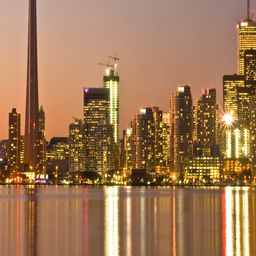
#> input picture DFT-prac/Online-DFT_FFT-A1_A2/images/skyline256.png, 256 x 256 px, found by its file name
$ python b5_ideal_filter.py --image images/skyline256.png --radius 20 --engine fft
#> lines starting #> are read from the running program, lines starting #| are printed output that depends on the picture
### DFT-prac/Online-DFT_FFT-A1_A2/image_utils.py
"""
image_utils.py  --  PROVIDED. Do not modify.

Image loading/saving, blur-kernel construction and comparison figures for
Task B. Treat it as a black box: no transform, no convolution and no padding
logic lives in here.

Interface
---------
    img    = load_image(path, as_gray=False)   -> float array in [0, 1]
    save_image(img, path)
    k      = make_kernel("bokeh", radius=9)    -> 2D float array, sums to 1
    save_comparison([a, b], ["original", "blurred"], "out/compare.png")
"""

import os

import matplotlib

matplotlib.use("Agg")
import matplotlib.pyplot as plt  # noqa: E402
import numpy as np  # noqa: E402
from PIL import Image  # noqa: E402


def load_image(path, as_gray=False):
    """
    Load an image as floating point intensities in [0, 1].

    Parameters
    ----------
    path : str
    as_gray : bool
        If True, return a 2D array of shape (H, W). Otherwise return a 3D
        array of shape (H, W, 3) holding R, G, B planes -- in that case your
        convolution must be applied to each colour plane separately.

    Returns
    -------
    numpy.ndarray of float64
    """
#> called with path = 'DFT-prac/images/skyline256.png', as_gray = True
    img = Image.open(path)
#> img is the input picture: PIL image 256x256 RGB; mean R, G, B 160.3, 120.2, 84.7
    img = img.convert("L" if as_gray else "RGB")
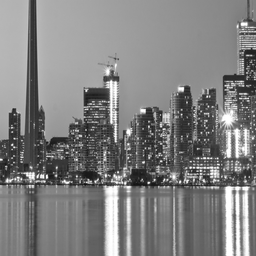
#> img: PIL image 256x256 L; min 17, max 255, mean 128.2
    return np.asarray(img, dtype=np.float64) / 255.0


def save_image(array, path):
    """
    Save a float array in [0, 1] (values outside are clipped) as an 8-bit PNG.

    Accepts shape (H, W) for grayscale or (H, W, 3) for colour.
    """
    parent = os.path.dirname(os.path.abspath(path))
    if parent:
        os.makedirs(parent, exist_ok=True)
    data = np.clip(np.asarray(array, dtype=np.float64), 0.0, 1.0)
    data = np.rint(data * 255.0).astype(np.uint8)
    mode = "L" if data.ndim == 2 else "RGB"
    Image.fromarray(data, mode=mode).save(path)
    return path


# [86 lines left out: function make_kernel, not called in this run]


def save_comparison(images, titles, out_path, suptitle=None):
    """
    Save a row of images side by side with titles, for the report.

    Parameters
    ----------
    images : list of numpy arrays
        Each (H, W) or (H, W, 3), float in [0, 1]. They may differ in size.
    titles : list of str
        One per image.
    out_path : str
    suptitle : str, optional
    """
    if len(images) != len(titles):
        raise ValueError("save_comparison: images and titles differ in length")
    parent = os.path.dirname(os.path.abspath(out_path))
    if parent:
        os.makedirs(parent, exist_ok=True)

    n = len(images)
    fig, axes = plt.subplots(1, n, figsize=(4.2 * n, 4.4), dpi=140)
    if n == 1:
        axes = [axes]
    for ax, img, title in zip(axes, images, titles):
        data = np.clip(np.asarray(img, dtype=np.float64), 0.0, 1.0)
        ax.imshow(data, cmap=None if data.ndim == 3 else "gray",
                  vmin=0.0, vmax=1.0, interpolation="nearest")
        ax.set_title(title, fontsize=10, color="#0b0b0b")
        ax.axis("off")
    if suptitle:
        fig.suptitle(suptitle, fontsize=12, color="#0b0b0b")
    fig.tight_layout()
    fig.savefig(out_path, facecolor="#fcfcfb")
    plt.close(fig)
    return out_path


# [14 lines left out: function save_kernel_preview, not called in this run]

### DFT-prac/Online-DFT_FFT-A1_A2/image_conv.py
"""
image_conv.py  --  TASK B: blurring an image through the frequency domain.

YOUR CODE GOES HERE. image_utils.py (loading, saving, kernels, comparison
figures) and bench_utils.py (timing, runtime plots) are provided; the
transform, the padding logic and the convolution are yours.

Usage (the command line is already wired up for you):

    python3 image_conv.py images/skyline512.png --kernel bokeh --param 9 \
        --engine fft --out-dir outputs/skyline_bokeh
    python3 image_conv.py images/sunset512.png --gray --kernel motion \
        --param 41 --engine fft --out-dir outputs/sunset_motion
    python3 image_conv.py images/skyline512.png --benchmark \
        --out-dir outputs/benchmark

Restrictions: no numpy.fft / scipy.fft / scipy.ndimage / cv2 / PIL filters,
no numpy.convolve, no scipy.signal. Every transform goes through your own
transforms.py.
"""

import argparse
import os

import numpy as np

from bench_utils import plot_runtime_curve, time_best, timing_table_lines
from image_utils import (load_image, make_kernel, save_comparison, save_image,
                         save_kernel_preview)
import image_utils
from io_utils import write_report
from transforms import DFTAnalyzer, FFTTransformer, next_power_of_two, ArbitraryLengthFFT


def transform_2d(plane, engine):
    """
    2D forward transform of a single 2D array, by separability.

    The 2D DFT factorises into 1D transforms: transform every ROW, then
    transform every COLUMN of the result (the order does not matter). This is
    the only reason a 2D transform is affordable -- doing it directly from the
    2D definition would be O(N^4).

    Parameters
    ----------
    plane : 2D array_like, shape (P, Q)
    engine : DFTAnalyzer or FFTTransformer

    Returns
    -------
    numpy.ndarray of complex128, shape (P, Q)
    """
    # TODO: implement this function
    plane = np.asarray(plane, dtype = np.complex128) #unsure if its needed
    p, q = plane.shape
#> p = 256; q = 256

    transformed_rows = np.zeros((p,q), dtype=np.complex128)

    #first e loop through all rows

    for r in range(0, p):
        transformed_rows[r] = engine.transform(plane[r])

    rows_flipped = transformed_rows.T
    transformed_cols = np.zeros((q,p), dtype=np.complex128)

    for c in range(0, q):
        transformed_cols[c] = engine.transform(rows_flipped[c])

    final_arr = transformed_cols.T

    return final_arr


def inverse_2d(spectrum, engine):
    """
    2D inverse transform, the same way round. Shape is preserved.
    """
    # TODO: implement this function
    spectrum = np.asarray(spectrum, dtype = np.complex128) #unsure if its needed
    p, q = spectrum.shape
#> p = 256; q = 256

    transformed_rows = np.zeros((p,q), dtype=np.complex128)

    for r in range(0, p):
        transformed_rows[r] = engine.inverse(spectrum[r])

    rows_flipped = transformed_rows.T
    transformed_cols = np.zeros((q,p), dtype=np.complex128)

    for c in range(0, q):
        transformed_cols[c] = engine.inverse(rows_flipped[c])

    final_arr = transformed_cols.T

    return final_arr


# [240 lines left out: functions convolve_plane, convolve_image, convolve_plane_direct, run_single, not called in this run]


# ---------------------------------------------------------------------------
# PROVIDED -- run_benchmark is already written. It calls your convolve_plane
# and convolve_plane_direct, so it starts working as soon as those are
# correct. You do not need to modify anything below (though you may extend
# it).
# ---------------------------------------------------------------------------
IMAGE_SIZES = [16, 32, 64, 128, 256, 512]
KERNEL_RADII = [1, 3, 7, 15, 31]
BENCH_RADIUS = 7            # kernel used for the growing-image study
BENCH_SIZE = 256            # image crop used for the growing-kernel study
TIME_BUDGET = 8.0           # stop a sweep once one measurement exceeds this


# [93 lines left out: functions run_benchmark, main, not called in this run]


# [2 lines that do not run on import are left out]


# python image_conv.py images/skyline512.png --kernel bokeh --param 9 --engine fft --out-dir outputs/task_b/skyline_bokeh
# python image_conv.py images/sunset512.png --gray --kernel motion --param 41 --engine fft --out-dir outputs/task_b/sunset_motion
# python image_conv.py images/sunset512.png --gray --kernel motion --param 41 --engine arbitrary --out-dir outputs/task_b/sunset_motion_arb
# python image_conv.py images/skyline256.png --gray --kernel gaussian --param 21 --engine dft --out-dir outputs/task_b/skyline256_gaussian_dft
# python image_conv.py images/skyline512.png --benchmark --out-dir outputs/task_b/benchmark

### DFT-prac/Online-DFT_FFT-A1_A2/transforms.py
"""
transforms.py  --  YOUR CODE GOES HERE.

The shared transform core used by BOTH tasks. Write it once; bigmul.py
(Task A) and image_conv.py (Task B) import it.

Nothing in this file may call numpy.fft, scipy.fft, numpy.convolve,
scipy.signal, or any other library routine that performs a Fourier
transform, a convolution or a correlation for you. NumPy is for array
arithmetic only.

A quick self-test you should run before touching either application:

    import numpy as np
    from transforms import DFTAnalyzer, FFTTransformer
    x = np.random.randn(64) + 1j * np.random.randn(64)
    d, f = DFTAnalyzer(), FFTTransformer()
    assert np.max(np.abs(d.transform(x) - f.transform(x))) < 1e-9
    assert np.max(np.abs(d.inverse(d.transform(x)) - x)) < 1e-9
"""

import numpy as np
import math


# [12 lines left out: function next_power_of_two, not called in this run]

def bit_reverse_array(x):
    """
    assume length = perfect power of 2
    bit reversed indexed x
    """
    x = np.asarray(x)
    N = len(x)
    num_bits = int(np.log2(N))

    indices = np.arange(N, dtype=np.uint32)
    reversed_indices = np.zeros(N, dtype=np.uint32)

    for i in range(num_bits):
        #extract ith bit and shifts it to its reverse
        bit = (indices >> i) & 1
        reversed_indices |= (bit << (num_bits - i -1))

    return x[reversed_indices]


class DFTAnalyzer:
    """
    The Discrete Fourier Transform, computed straight from its definition.

        Analysis:   X[k] = sum_{n=0}^{N-1} x[n] * exp(-2j*pi*k*n/N)
        Synthesis:  x[n] = (1/N) * sum_{k=0}^{N-1} X[k] * exp(+2j*pi*k*n/N)

    How you write it is up to you -- a literal double loop, a precomputed
    table of twiddle factors indexed by (k*n) % N, or a NumPy expression --
    as long as it computes these sums directly and is not secretly an FFT.
    """

    name = "dft"

    # [52 lines left out: functions transform, inverse, not called in this run]


class FFTTransformer(DFTAnalyzer):
    """
    Radix-2 decimation-in-time (Cooley-Tukey) FFT, in O(N log N).

    It inherits from DFTAnalyzer so that both applications can treat the two
    interchangeably: they call ``engine.transform(...)`` and
    ``engine.inverse(...)`` without caring which engine they hold.

    Requirements:
      * Recursive or iterative (with bit-reversal permutation) -- your choice.
      * N must be a power of two; raise ValueError for any other length.
        The caller is responsible for zero-padding up to next_power_of_two.
      * The inverse must reuse the same butterfly machinery (conjugated
        twiddles, or conjugate-transform-conjugate), not a second copy of it.
      * Twiddle factors for a stage are computed once per stage, never once
        per butterfly.
    """

    name = "fft"

    def transform(self, x):
        """Forward FFT. Same contract as DFTAnalyzer.transform."""
        # TODO: implement this method
        #input hocche x

        N = len(x)
        x = np.asarray(x, dtype=np.complex128)

        if N == 0 or (N & (N - 1)) != 0:
            raise ValueError(f"FFT length must be a perfect power of two, got N={N}")

        x_bit_reversed = bit_reverse_array(x)


        for s in range(1, int(np.log2(N))+1):
            M = 2 ** s

            k_arr = np.arange(M // 2)
            W_arr = np.exp(-2j * np.pi * k_arr / M)

            for l in range(0, N, M):
                idx_1 = l + k_arr
                idx_2 = idx_1 + M//2

                g = x_bit_reversed[idx_1]
                h = W_arr * x_bit_reversed[idx_2]

                x_bit_reversed[idx_1] = g + h
                x_bit_reversed[idx_2] = g - h


        # [12 lines of commented-out code are left out]

        return x_bit_reversed

    def inverse(self, spectrum):
        """Inverse FFT, including the 1/N factor."""
        # TODO: implement this method
        N = len(spectrum)
        return np.conjugate(self.transform(np.conjugate(spectrum))) / N


# ---------------------------------------------------------------------------
# BONUS (optional) -- arbitrary-length FFT.
#
# Delete this class if you are not attempting the bonus. If you do attempt it,
# run both tasks with --engine arbitrary and leave those output directories in
# your submission as the evidence.
# ---------------------------------------------------------------------------
class ArbitraryLengthFFT(FFTTransformer):
    """
    Bonus: an O(N log N) transform for ANY length N, not just powers of two.

    Bluestein's chirp-z algorithm is the usual route: rewrite the DFT as a
    convolution of two chirp sequences, and evaluate that convolution with a
    radix-2 FFT of length >= 2N-1. A mixed-radix Cooley-Tukey that factorises
    N is equally acceptable.

    With this engine, Task A no longer has to pad the digit arrays up to a
    power of two, and Task B no longer has to pad the image up to one.
    """

    name = "arbitrary"

    def __init__(self, fft_engine=None):
        self.fft_engine = fft_engine if fft_engine is not None else FFTTransformer()


    # [42 lines left out: functions transform, inverse, not called in this run]

### DFT-prac/Online-DFT_FFT-A1_A2/io_utils.py
"""
io_utils.py  --  PROVIDED. Do not modify.

File input/output and random-operand generation for Task A. Nothing in here
performs arithmetic on big integers or touches any transform; it only moves
text in and out of files.
"""

import os
import random


# [55 lines left out: functions read_operands, random_decimal, not called in this run]


def write_text(path, text):
    """Write ``text`` to ``path``, creating parent directories as needed."""
    parent = os.path.dirname(os.path.abspath(path))
    if parent:
        os.makedirs(parent, exist_ok=True)
    with open(path, "w") as handle:
        handle.write(text)
        if not text.endswith("\n"):
            handle.write("\n")
    return path


def write_report(path, lines):
    """Write a list of strings to ``path``, one per line."""
    return write_text(path, "\n".join(str(line) for line in lines))

### DFT-prac/wp-grp/solutions/b5_ideal_filter.py
"""
Practice online B5 -- ideal low-pass / high-pass split of an image spectrum.

Complete TODO 1--3. Do not modify the original offline files.

Run:

    python b5_ideal_filter.py --image images/skyline256.png --radius 20 --engine fft
"""

import argparse
import os
import sys

import numpy as np

PRACTICE_DIR = os.path.dirname(os.path.dirname(os.path.abspath(__file__)))
OFFLINE_DIR = os.path.dirname(PRACTICE_DIR)
sys.path.insert(0, OFFLINE_DIR)   # practice only: a real online sits next to the offline files

from image_conv import inverse_2d, transform_2d
from image_utils import load_image, save_comparison, save_image
from io_utils import write_report
from transforms import ArbitraryLengthFFT, DFTAnalyzer, FFTTransformer


def radial_mask(shape, radius):
    """Return a float mask that is 1 on bins within ``radius`` of zero frequency."""
    # TODO 1 (student): bin u of an H-point DFT has frequency min(u, H - u)
    # (the top half of the array holds the negative frequencies). Use that
    # wrapped distance on both axes, take the Euclidean distance and keep the
    # bins where it is <= radius. Return float64, not bool.
    height, width = shape
    u = np.arange(height)
    v = np.arange(width)
    freq_rows = np.minimum(u, height - u).astype(np.float64)[:, np.newaxis]
    freq_cols = np.minimum(v, width - v).astype(np.float64)[np.newaxis, :]
    distance = np.sqrt(freq_rows**2 + freq_cols**2)
    return (distance <= radius).astype(np.float64)


def split_plane(plane, radius, engine):
    """Return (low, high): the ideal low-pass and high-pass parts of one plane."""
    # TODO 2 (student): transform once, multiply the spectrum by the mask and by
    # (1 - mask), inverse-transform each product, keep the real parts.
    plane = np.asarray(plane, dtype=np.float64)
    spectrum = transform_2d(plane, engine)
    mask = radial_mask(plane.shape, radius)
    low = inverse_2d(spectrum * mask, engine).real
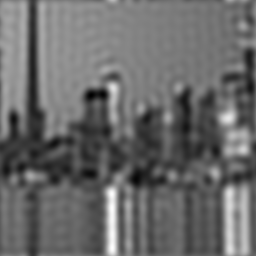
#> low: shape (256, 256) float64; min 0.0478, max 1.14, mean 0.503; drawn with min black and max white
    high = inverse_2d(spectrum * (1.0 - mask), engine).real
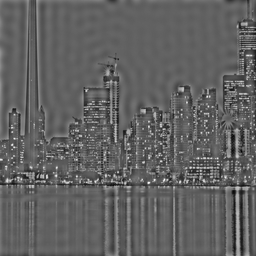
#> high: shape (256, 256) float64; min -0.463, max 0.746, mean 0; drawn with min black and max white
    return low, high


def split_image(image, radius, engine):
    """Apply split_plane to a grayscale or RGB image; return (low, high) with the original shape."""
    # TODO 3 (student): grayscale -> return the pair directly. RGB -> one pair
    # per channel; stack the three lows along the last axis, and the three
    # highs likewise, then return the two stacked arrays.
    image = np.asarray(image, dtype=np.float64)
    if image.ndim == 2:
        return split_plane(image, radius, engine)
    if image.ndim == 3 and image.shape[2] == 3:
        pairs = [split_plane(image[:, :, c], radius, engine) for c in range(image.shape[2])]
        low = np.stack([pair[0] for pair in pairs], axis=-1)
        high = np.stack([pair[1] for pair in pairs], axis=-1)
        return low, high
    raise ValueError("images must be grayscale or RGB")


def _make_engine(name):
    """Provided command-line engine selection."""
    if name == "dft":
        return DFTAnalyzer()
    if name == "fft":
        return FFTTransformer()
    if name == "arbitrary":
        return ArbitraryLengthFFT()
    raise ValueError("unknown engine: %r" % name)


def _resolve(path):
    """Provided: paths such as images/skyline256.png are relative to the offline folder."""
    return path if os.path.isabs(path) else os.path.join(OFFLINE_DIR, path)


def _reference_low(plane, radius, engine):
    """Provided oracle: the same low-pass built from a centred mask that is rolled back."""
    height, width = plane.shape
    rows = (np.arange(height) - height // 2)[:, np.newaxis]
    cols = (np.arange(width) - width // 2)[np.newaxis, :]
    centred = (np.sqrt(rows.astype(np.float64)**2 + cols.astype(np.float64)**2) <= radius)
    mask = np.roll(centred.astype(np.float64), (-(height // 2), -(width // 2)), axis=(0, 1))
    return inverse_2d(transform_2d(plane, engine) * mask, engine).real


def run(image_path, radius, engine_name, out_dir, color=False):
    """Provided runner: complementarity, an independent mask, and Parseval."""
    engine = _make_engine(engine_name)
    image = load_image(_resolve(image_path), as_gray=not color)
    low, high = split_image(image, radius, engine)

    complement_error = float(np.max(np.abs(low + high - image)))
    if image.ndim == 2:
        reference = _reference_low(image, radius, engine)
    else:
        reference = np.stack([_reference_low(image[:, :, c], radius, engine)
                              for c in range(image.shape[2])], axis=-1)
    mask_error = float(np.max(np.abs(low - reference)))
    # Parseval: the energy fraction kept must be the same in both domains.
    first = image if image.ndim == 2 else image[:, :, 0]
    spectrum = transform_2d(first, engine)
    kept = radial_mask(first.shape, radius)
    fraction_space = float(np.sum(split_plane(first, radius, engine)[0]**2) / np.sum(first**2))
    fraction_freq = float(np.sum(np.abs(spectrum * kept)**2) / np.sum(np.abs(spectrum)**2))
    parseval_error = abs(fraction_space - fraction_freq)
    verdict = ("MATCH" if max(complement_error, mask_error, parseval_error) <= 1e-9
               else "MISMATCH")

    os.makedirs(out_dir, exist_ok=True)
    save_image(low, os.path.join(out_dir, "low_pass.png"))
#> in save_image, `data = np.clip(np.asarray(array, dtype=np.float64), 0.0, 1.0)`:
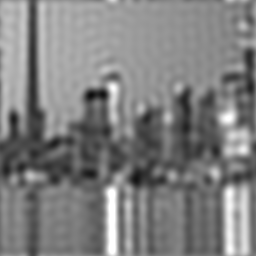
#> data: shape (256, 256) float64; min 0.0478, max 1, mean 0.502
    save_image(np.clip(0.5 + 2.0 * high, 0.0, 1.0), os.path.join(out_dir, "high_pass.png"))
#> call 2 of save_image, with path = 'DFT-prac/wp-grp/outputs/b5/high_pass.png'
#> in save_image (call 2), `data = np.clip(np.asarray(array, dtype=np.float64), 0.0, 1.0)`:
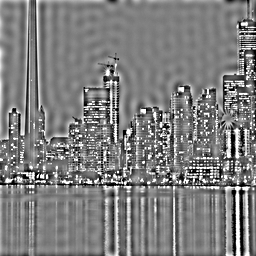
#> data: shape (256, 256) float64; min 0, max 1, mean 0.496
    save_comparison(
        [image, low, np.clip(0.5 + 2.0 * high, 0.0, 1.0)],
        ["original", "ideal low-pass (r = %d)" % radius, "ideal high-pass (rest)"],
        os.path.join(out_dir, "comparison.png"),
        suptitle="Ideal frequency split, engine=%s" % engine_name,
    )
#> the loop in save_comparison, `for ax, img, title in zip(axes, images, titles):` made 3 passes
#> title on passes 1 to 3: 'original', 'ideal low-pass (r = 20)', 'ideal high-pass (rest)'
    write_report(os.path.join(out_dir, "report.txt"), [
        "Practice B5 -- ideal low-pass / high-pass split",
        "image                : %s" % image_path,
        "image shape          : %s" % (image.shape,),
        "radius (bins)        : %d" % radius,
        "engine               : %s" % engine_name,
        "energy kept, spatial : %.6f" % fraction_space,
        "energy kept, spectral: %.6f  (Parseval)" % fraction_freq,
        "max |low + high - image| : %.3e" % complement_error,
        "max |low - reference low| : %.3e" % mask_error,
        "verification         : %s" % verdict,
    ])
    print("verification:", verdict, "(complement %.3e, mask %.3e, parseval %.3e)"
          % (complement_error, mask_error, parseval_error))
#| verification: MATCH (complement 6.661e-16, mask 0.000e+00, parseval 3.331e-16)
    print("wrote outputs to", out_dir)
    if verdict != "MATCH":
        raise RuntimeError("ideal filter split failed verification")
    return low, high


def main():
    parser = argparse.ArgumentParser(description="Ideal low-pass / high-pass split")
    parser.add_argument("--image", default="images/skyline256.png")
    parser.add_argument("--radius", type=int, default=20)
    parser.add_argument("--engine", choices=["dft", "fft", "arbitrary"], default="fft")
    parser.add_argument("--color", action="store_true")
    parser.add_argument("--out-dir", default=os.path.join(PRACTICE_DIR, "outputs", "b5"))
    args = parser.parse_args()
    run(args.image, args.radius, args.engine, args.out_dir, color=args.color)


if __name__ == "__main__":
    main()
